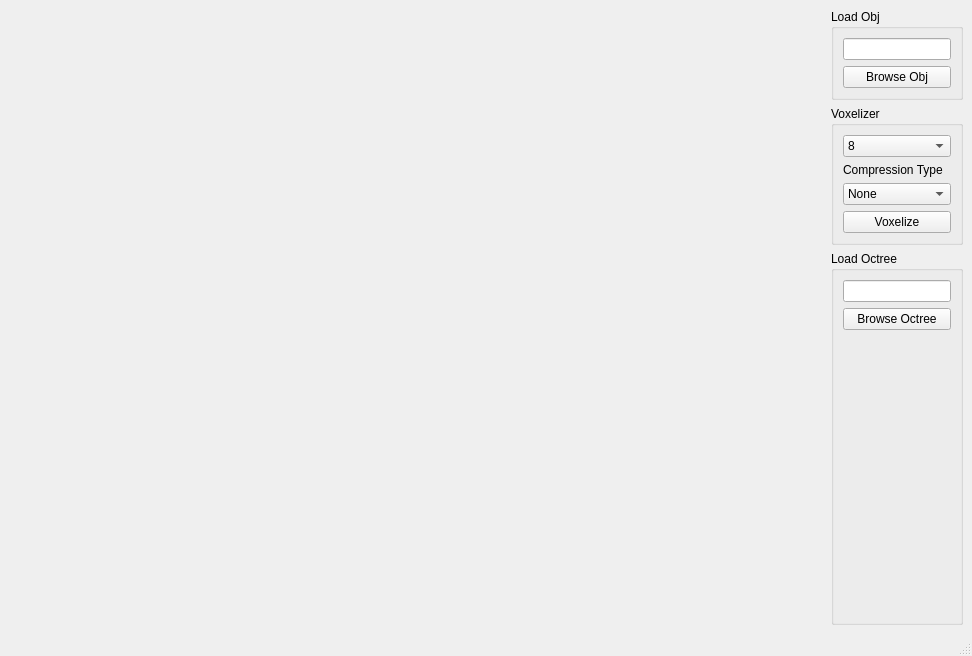
<?xml version="1.0" encoding="UTF-8"?>
<ui version="4.0">
 <class>MainWindow</class>
 <widget class="QMainWindow" name="MainWindow">
  <property name="geometry">
   <rect>
    <x>0</x>
    <y>0</y>
    <width>972</width>
    <height>656</height>
   </rect>
  </property>
  <property name="windowTitle">
   <string>Octree Compressor</string>
  </property>
  <widget class="QWidget" name="centralwidget">
   <layout class="QGridLayout" name="s_mainWindowGridLayout" rowstretch="0">
    <item row="0" column="0">
     <spacer name="horizontalSpacer">
      <property name="orientation">
       <enum>Qt::Horizontal</enum>
      </property>
      <property name="sizeHint" stdset="0">
       <size>
        <width>40</width>
        <height>20</height>
       </size>
      </property>
     </spacer>
    </item>
    <item row="0" column="1">
     <layout class="QVBoxLayout" name="verticalLayout">
      <item>
       <widget class="QGroupBox" name="s_fileLoading">
        <property name="title">
         <string>Load Obj</string>
        </property>
        <layout class="QGridLayout" name="gridLayout_4">
         <item row="1" column="0">
          <widget class="QPushButton" name="m_Browse">
           <property name="text">
            <string>Browse Obj</string>
           </property>
          </widget>
         </item>
         <item row="0" column="0">
          <widget class="QLineEdit" name="m_DirectoryComboBox">
           <property name="sizePolicy">
            <sizepolicy hsizetype="Minimum" vsizetype="Fixed">
             <horstretch>0</horstretch>
             <verstretch>0</verstretch>
            </sizepolicy>
           </property>
          </widget>
         </item>
        </layout>
       </widget>
      </item>
      <item>
       <widget class="QGroupBox" name="s_transformGB">
        <property name="minimumSize">
         <size>
          <width>0</width>
          <height>98</height>
         </size>
        </property>
        <property name="title">
         <string>Voxelizer</string>
        </property>
        <layout class="QGridLayout" name="gridLayout">
         <item row="0" column="0">
          <widget class="QComboBox" name="m_GridSize">
           <property name="currentIndex">
            <number>0</number>
           </property>
           <item>
            <property name="text">
             <string>8</string>
            </property>
           </item>
           <item>
            <property name="text">
             <string>16</string>
            </property>
           </item>
           <item>
            <property name="text">
             <string>32</string>
            </property>
           </item>
           <item>
            <property name="text">
             <string>64</string>
            </property>
           </item>
           <item>
            <property name="text">
             <string>128</string>
            </property>
           </item>
           <item>
            <property name="text">
             <string>256</string>
            </property>
           </item>
           <item>
            <property name="text">
             <string>512</string>
            </property>
           </item>
           <item>
            <property name="text">
             <string>1024</string>
            </property>
           </item>
           <item>
            <property name="text">
             <string>2048</string>
            </property>
           </item>
          </widget>
         </item>
         <item row="3" column="0">
          <widget class="QPushButton" name="m_Voxelize">
           <property name="text">
            <string>Voxelize</string>
           </property>
          </widget>
         </item>
         <item row="1" column="0">
          <widget class="QLabel" name="label">
           <property name="text">
            <string>Compression Type</string>
           </property>
          </widget>
         </item>
         <item row="2" column="0">
          <widget class="QComboBox" name="m_CompressionTypes">
           <item>
            <property name="text">
             <string>None</string>
            </property>
           </item>
           <item>
            <property name="text">
             <string>Snappy</string>
            </property>
           </item>
           <item>
            <property name="text">
             <string>Miniz</string>
            </property>
           </item>
          </widget>
         </item>
        </layout>
       </widget>
      </item>
      <item>
       <widget class="QGroupBox" name="s_octreeLoading">
        <property name="title">
         <string>Load Octree</string>
        </property>
        <layout class="QGridLayout" name="gridLayout_2" rowstretch="0,0,0">
         <item row="2" column="0">
          <spacer name="m_vertSpace">
           <property name="orientation">
            <enum>Qt::Vertical</enum>
           </property>
           <property name="sizeHint" stdset="0">
            <size>
             <width>20</width>
             <height>40</height>
            </size>
           </property>
          </spacer>
         </item>
         <item row="0" column="0">
          <widget class="QLineEdit" name="m_OctCombo">
           <property name="sizePolicy">
            <sizepolicy hsizetype="Minimum" vsizetype="Fixed">
             <horstretch>0</horstretch>
             <verstretch>0</verstretch>
            </sizepolicy>
           </property>
          </widget>
         </item>
         <item row="1" column="0">
          <widget class="QPushButton" name="m_BrowseOct">
           <property name="text">
            <string>Browse Octree</string>
           </property>
          </widget>
         </item>
        </layout>
       </widget>
      </item>
     </layout>
    </item>
   </layout>
  </widget>
  <widget class="QMenuBar" name="menubar">
   <property name="geometry">
    <rect>
     <x>0</x>
     <y>0</y>
     <width>972</width>
     <height>21</height>
    </rect>
   </property>
  </widget>
  <widget class="QStatusBar" name="statusbar"/>
 </widget>
 <resources/>
 <connections/>
</ui>
